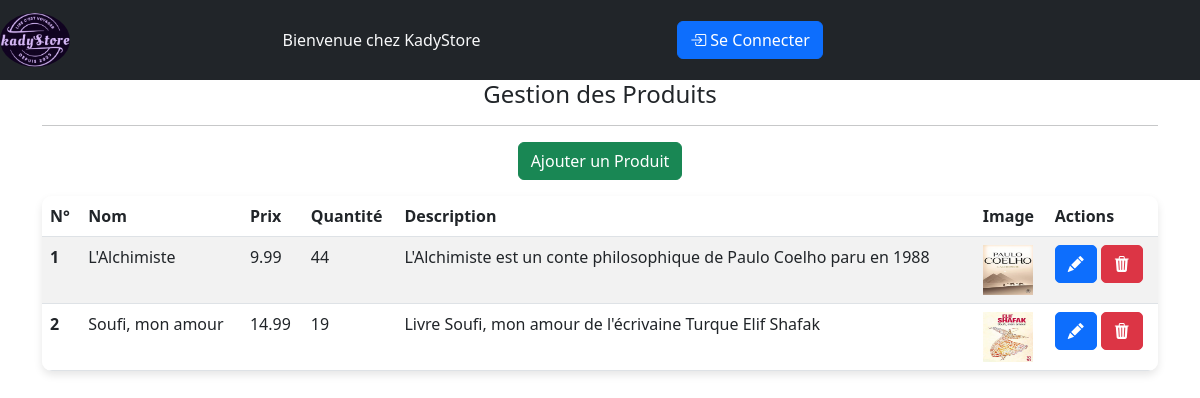
/GestionProduits.php, run on the app's committed database.
### tables this page shows
CREATE TABLE `product` (
  `id` bigint(20) NOT NULL,
  `name` varchar(20) NOT NULL,
  `quantity` int(11) NOT NULL,
  `price` decimal(5,2) NOT NULL,
  `img_url` varchar(255) NOT NULL,
  `description` text NOT NULL
);

### includes/fonctions.php (called while the page is built, shortened)
<?php
function connexionDB()
{
    $dbhost = "localhost";
    $dbuser = "root";
    $dbpassword = "";
    $dbname = "ecommerce";
    $dbport = 3306;
    $conn = mysqli_connect($dbhost, $dbuser, $dbpassword, $dbname, $dbport);
    return $conn;
}
function getAllProducts()
{
    $conn = connexionDB();
    $sql = "SELECT p.id, p.name,p.description,p.price, p.quantity, p.img_url FROM product p ;";
    $stmt = $conn->prepare($sql);
    $stmt->execute();
    $resultats = $stmt->get_result();
    $products = array();
    foreach ($resultats as $product) {
        $products[] = $product;
    }
    return $products;
}
?>

### GestionProduits.php (the view)
<?php
include "./public/headers.php";
$products = getAllProducts();
?>
<main>
    <section>
        <div class="registerfrm">
            <div class="container">
                <div class="row">
                    <div class="col-md-12">
                        <center>
                            <h4>Gestion des Produits</h4>
                        </center>
                        <hr>
                        <div class="mb-3">
                            <center><a href="AjouterProduit.php" class="btn btn-success">Ajouter un Produit</a>
                            </center>
                        </div>
                        <table class="table table-striped table-hover" style="border-radius: 10px; overflow: hidden; box-shadow: 0 4px 8px rgba(0, 0, 0, 0.1);">
                            <thead class="thead-dark">
                                <tr>
                                    <th scope="col">N°</th>
                                    <th scope="col">Nom</th>
                                    <th scope="col">Prix</th>
                                    <th scope="col">Quantité</th>
                                    <th scope="col">Description</th>
                                    <th scope="col">Image</th>
                                    <th scope="col">Actions</th>
                                </tr>
                            </thead>
                            <tbody>
                                <?php foreach ($products as $product) { ?>
                                    <tr>
                                        <th scope="row"><?php echo $product['id']; ?></th>
                                        <td><?php echo $product['name']; ?></td>
                                        <td><?php echo $product['price']; ?></td>
                                        <td><?php echo $product['quantity']; ?></td>
                                        <td><?php echo $product['description']; ?></td>
                                        <td><img src="<?php echo $product['img_url']; ?>" width="50" height="50" alt=""></td>
                                        <td>
                                            <a href="./ModifierProduit.php?id=<?php echo $product['id']; ?>" class="btn btn-primary" title="Modifier" style="border-radius: 5px;">
                                                <i class="bi bi-pencil-fill"></i>
                                            </a>
                                            <a href="./SupprimerProduit.php?id=<?php echo $product['id']; ?>" class="btn btn-danger" title="Supprimer" style="border-radius: 5px;">
                                                <i class="bi bi-trash3-fill"></i>
                                            </a>
                                        </td>
                                    </tr>
                                <?php } ?>
                            </tbody>
                        </table>
                    </div>
                </div>
            </div>
        </div>
    </section>
</main>
</body>
</html>

### data on the page
product: id "1", name "L'Alchimiste", price "9.99", quantity "44", description "L'Alchimiste est un conte philosophique de Paulo Coelho paru en 1988", img_url (picture)
product: id "2", name "Soufi, mon amour", price "14.99", quantity "19", description "Livre Soufi, mon amour de l'écrivaine Turque Elif Shafak", img_url (picture)
